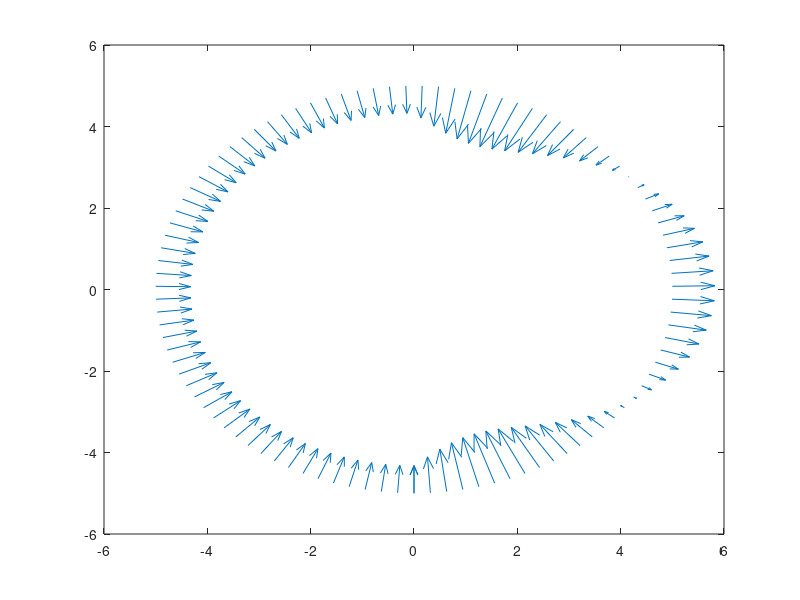

Write MATLAB code to recreate this figure.

close all
%teta1 = linspace(-pi/2, pi/2);
%teta2 = linspace(pi/2, 3/2*pi);

%cp90 = cp(pi/2);
%cd = (integral(@(t) (1-(1.814.*t-0.271.*t.^3-0.0471.*t.^5).^2).*cos(t), -pi/2, pi/2) + integral(@(t) (cp90).*cos(t), pi/2, 3*pi/2))/2
%cl = (integral(@(t) (1-(1.814.*t-0.271.*t.^3-0.0471.*t.^5).^2).*sin(t), -pi/2, pi/2) + integral(@(t) (cp90).*sin(t), pi/2, 3*pi/2))/2


r=5;


teta = linspace(-pi/2, 3/2*pi);
cp= @(x) (1-(1.814.*x-0.271.*x.^3-0.0471.*x.^5).^2) .* (x < pi/2) + (1-(1.814*(pi/2)-0.271*(pi/2)^3-0.0471*(pi/2)^5)^2).*(x >= pi/2);
cp(0.3*pi);
cp(3/2*pi)
x = r.*cos(teta);
y = r.*sin(teta);

quiver(x, y, cp(teta).*cos(teta), cp(teta).*sin(teta))
